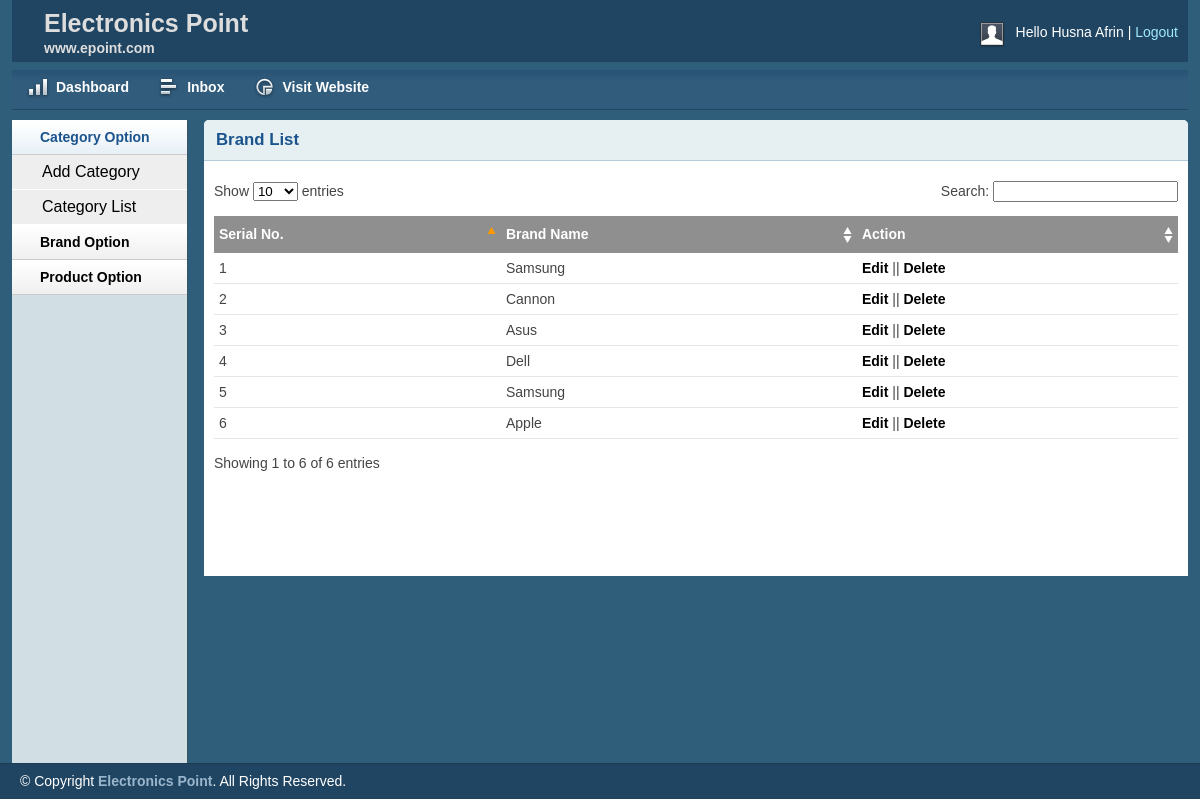
The app's page /shop/admin/brand_list.php (signed in) with its own data.
### tables this page shows
CREATE TABLE `tbl_brand` (
  `brandId` int(11) NOT NULL,
  `brandName` varchar(255) NOT NULL
);

### shop/libs/Database.php (called while the page is built, shortened)
<?php
Class Database{
	 public $host   = DB_HOST;
	 public $user   = DB_USER;
	 public $pass   = DB_PASS;
	 public $dbname = DB_NAME;
	 public $link;
	private function connectDB(){
		 $this->link = new mysqli($this->host, $this->user, $this->pass,$this->dbname);
	 }
	public function select($query){
	  $result = $this->link->query($query) or die($this->link->error.__LINE__);
		  if($result->num_rows > 0){
		    return $result;
		  }else {
		    return false;
		  }
	 }
}

### shop/classes/Brand.php (called while the page is built, shortened)
<?php
$filepath = realpath(dirname(__FILE__));
include_once ($filepath."/../libs/Database.php");
?>
<?php
class Brand
{
	private $db;
	function __construct()
	{
		$this->db = new Database();
	}
	public function getAllbrand(){
		$sql = "SELECT * FROM tbl_brand ORDER BY brandId DESC";
		$result = $this->db->select($sql);
		return $result;
	}
}
?>

### shop/admin/brand_list.php (the view, shortened to what this page needs)
<?php include 'inc/header.php';?>
<?php include 'inc/sidebar.php';?>
<?php
include "../classes/Brand.php";
?>
<?php
    $brand = new Brand();
    $allBrand = $brand->getAllbrand();
?>
        <div class="grid_10">
            <div class="box round first grid">
                <h2>Brand List</h2>
                <div class="block">
                    <table class="data display datatable" id="example">
					<thead>
						<tr>
							<th>Serial No.</th>
							<th>Brand Name</th>
							<th>Action</th>
						</tr>
					</thead>
					<tbody>
						<?php
							if ($allBrand) {
								$i = 1;
								while ($row = $allBrand->fetch_assoc()) {
						?>
						<tr class="odd gradeX">
							<td><?php echo $i; ?></td>
							<td><?php echo $row['brandName']; ?></td>
							<td><a href="brandedit.php?bid=<?php echo $row['brandId'] ?>">Edit</a> || <a href="?delid=<?php echo $row['brandId'] ?>" onclick="return confirm('Are you sure to delete?')">Delete</a></td>
						</tr>
						<?php
							$i++;
							}
							}else{
								echo "Brand Not Found!";
							}
						?>
					</tbody>
				</table>
               </div>
            </div>
        </div>
<?php include 'inc/footer.php';?>

### shop/admin/css/text.css (style rules this page uses)
body { font: 13px/1.5 Tahoma, Helvetica, Arial, 'Liberation Sans', FreeSans, sans-serif; }
h2 { font-size: 23px; }
p, dl, hr, h1, h2, h3, h4, h5, h6, ol, ul, pre, table, address, fieldset { margin-bottom: 20px; }

### shop/admin/css/grid.css (style rules this page uses)
.grid_1, .grid_2, .grid_3, .grid_4, .grid_5, .grid_6, .grid_7, .grid_8, .grid_9, .grid_10, .grid_11, .grid_12, .grid_13, .grid_14, .grid_15, .grid_16 { display: inline; float: left; margin-left: 1%; margin-right: 1%; }
.container_12 .grid_10 { width: 81.333%; }

### shop/admin/css/layout.css (style rules this page uses)
body { background: #fff none repeat scroll 0 0; color: #444; font-size: 14px; padding: 0; }
a { color: #000; font-weight:bold; text-decoration: none; }
h1, h2, h3, h4, h5, h6 { line-height:1.2em; margin-bottom:.3em; }
h2 { margin-top:1em; }
.box { background:#fff; margin-bottom:20px; padding:10px 10px 10px 10px; margin-left:-8px; }
.box.grid { padding-bottom:40px; }
.box.round { -moz-border-radius: 5px 5px 0px 0px; -webkit-border-radius: 5px 5px 0px 0px; border-radius: 5px 5px 0px 0px; }
.box h2 { font-size:1.2em; font-weight:bold; color:#1B548D; background:#E6F0F3; margin:-10px -10px 0 -10px; padding:10px 12px; border-bottom:1px solid #B3CBD6; -moz-border-radius: 5px 5px 0px 0px; -webkit-border-radius: 5px 5px 0px 0px; border-radius: 5px 5px 0px 0px; }
.box.first { min-height: 406px; }
.block { padding-top:20px; }
.block { padding-bottom:1px; }
table.display { margin: 0 auto; clear: both; width: 100%; }
.sorting_asc { background: #8f8f8f url(../img/table/sort_asc.png) no-repeat center right; padding:8px 5px; text-align:left; color:#fff; }
.sorting { background:#8f8f8f url(../img/table/sort_both.png) no-repeat center right; padding:8px 5px; text-align:left; color:#fff; }
tr.odd { height: 30px; line-height: 30px; border-bottom:1px solid #e6e6e6; }
tr.even { height: 30px; line-height: 30px; border-bottom:1px solid #e6e6e6; }
tr.odd td, tr.even td { padding-left:5px; }

### records on screen
tbl_brand: brandName "Samsung"
tbl_brand: brandName "Cannon"
tbl_brand: brandName "Asus"
tbl_brand: brandName "Dell"
tbl_brand: brandName "Samsung"
tbl_brand: brandName "Apple"

### other values on screen
Session::get("adminName") "Husna Afrin"
